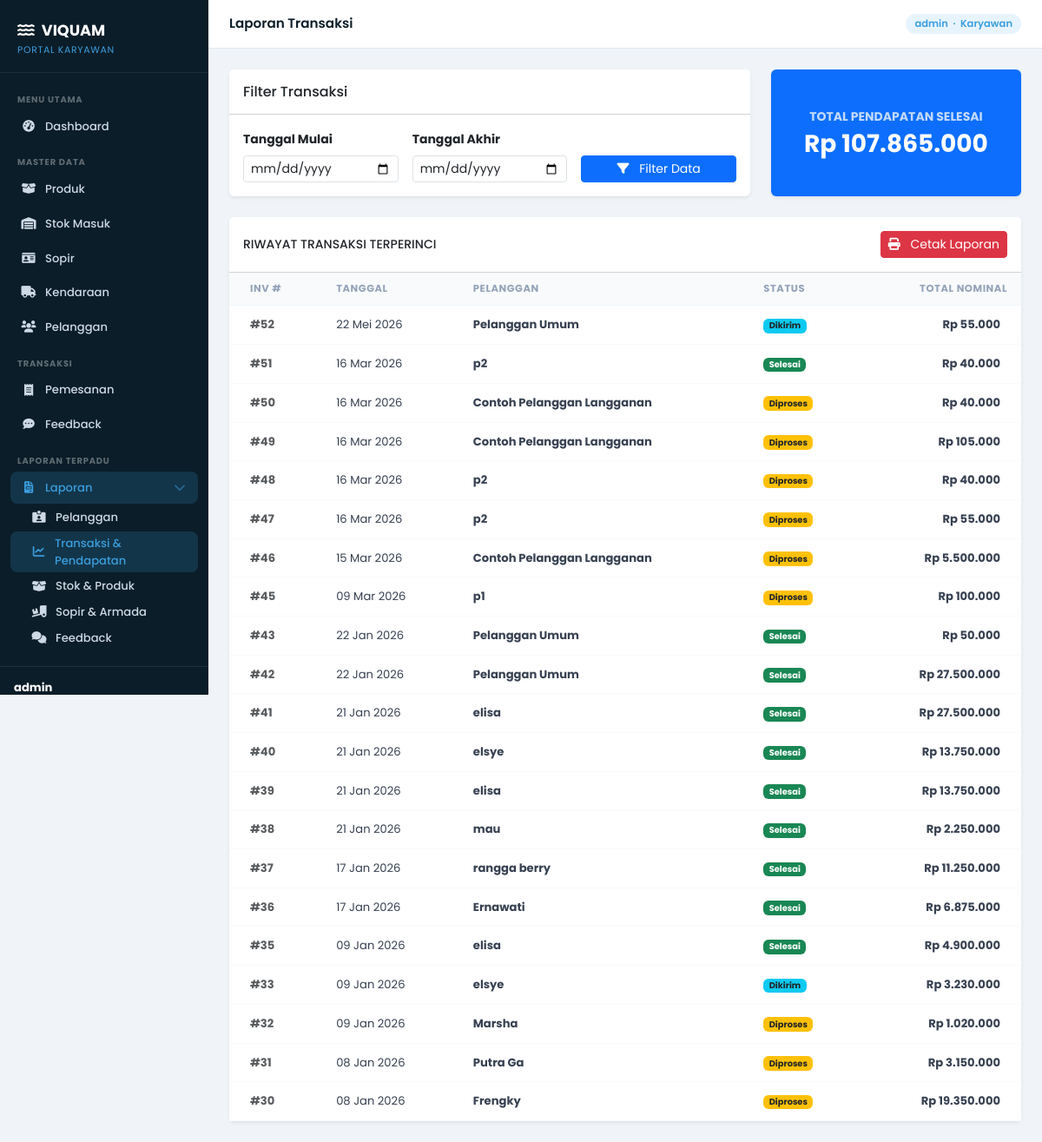
/laporan/pemesanan-pendapatan/ (signed in), run on the app's committed database.
### core/models.py (models this page shows, shortened)
class Pemesanan(models.Model):
    STATUS_CHOICES = [
        ('Diproses', 'Diproses'),
        ('Dikirim', 'Dikirim'),
        ('Selesai', 'Selesai'),
        ('Dibatalkan', 'Dibatalkan'),
    ]
    JENIS_PEMBAYARAN_CHOICES = [
        ('Transfer', 'Transfer'),
        ('COD', 'COD (Bayar di Tempat)'),
        ('Piutang', 'Piutang (Bayar Nanti)'),
    ]
    STATUS_PEMBAYARAN_CHOICES = [
        ('Belum Bayar', 'Belum Bayar'),
        ('DP', 'DP (Uang Muka)'),
        ('Lunas', 'Lunas'),
    ]
    idPemesanan = models.AutoField(primary_key=True, verbose_name='ID Pemesanan')
    idPelanggan = models.ForeignKey(Pelanggan, on_delete=models.SET_NULL, null=True, blank=True, verbose_name='Pelanggan')
    latitude = models.DecimalField(max_digits=10, decimal_places=7, null=True, blank=True, verbose_name='Latitude Pengiriman')
    longitude = models.DecimalField(max_digits=10, decimal_places=7, null=True, blank=True, verbose_name='Longitude Pengiriman')
    tanggalPemesanan = models.DateTimeField(default=timezone.now, verbose_name='Tanggal Pemesanan')
    alamatPengiriman = models.CharField(max_length=200, verbose_name='Alamat Pengiriman')
    total = models.DecimalField(max_digits=10, decimal_places=2, default=0.00, verbose_name='Total Harga')
    buktiBayar = models.ImageField(upload_to='bukti_pembayaran/', null=True, blank=True, verbose_name='Bukti Pembayaran')
    status = models.CharField(max_length=25, choices=STATUS_CHOICES, default='Diproses', verbose_name='Status Pemesanan')
    fotoPengiriman = models.ImageField(upload_to='bukti_pengiriman/', null=True, blank=True, verbose_name='Foto Pengiriman')
    idSopir = models.ForeignKey(Sopir, on_delete=models.SET_NULL, null=True, blank=True, verbose_name='Sopir Pengirim')
    updated_by = models.ForeignKey(User, on_delete=models.SET_NULL, null=True, blank=True, verbose_name='Diperbarui Oleh')
    last_updated = models.DateTimeField(auto_now=True, verbose_name='Waktu Pembaruan Terakhir')
    keterangan_admin = models.CharField(max_length=255, null=True, blank=True, verbose_name='Keterangan Aktivitas Admin')
    jenisPembayaran = models.CharField(max_length=25, choices=JENIS_PEMBAYARAN_CHOICES, default='Transfer', verbose_name='Jenis Pembayaran')
    statusPembayaran = models.CharField(max_length=25, choices=STATUS_PEMBAYARAN_CHOICES, default='Lunas', verbose_name='Status Pembayaran')
    nominalDibayar = models.DecimalField(max_digits=10, decimal_places=2, default=0.00, verbose_name='Nominal Dibayar')
    sisaTagihan = models.DecimalField(max_digits=10, decimal_places=2, default=0.00, verbose_name='Sisa Tagihan')
    jatuhTempo = models.DateField(null=True, blank=True, verbose_name='Jatuh Tempo')
    class Meta:
        verbose_name = 'Pemesanan'
        verbose_name_plural = 'Pemesanan'

class Pelanggan(models.Model):
    idPelanggan = models.AutoField(primary_key=True, verbose_name='ID Pelanggan')
    nama = models.CharField(max_length=50, verbose_name='Nama Pelanggan')
    noWa = models.CharField(max_length=20, verbose_name='Nomor WhatsApp')
    alamat = models.CharField(max_length=200, verbose_name='Detail Alamat (Blok/No Rumah)')
    latitude = models.DecimalField(max_digits=10, decimal_places=7, null=True, blank=True, verbose_name='Latitude')
    longitude = models.DecimalField(max_digits=10, decimal_places=7, null=True, blank=True, verbose_name='Longitude')
    username = models.CharField(max_length=20, unique=True, verbose_name='Username')
    password = models.CharField(max_length=150, verbose_name='Password (Hash)')
    isLangganan = models.BooleanField(default=False, verbose_name='Pelanggan Langganan')
    npwp = models.CharField(max_length=20, null=True, blank=True, verbose_name='NPWP')
    class Meta:
        verbose_name = 'Pelanggan'
        verbose_name_plural = 'Pelanggan'

### core/karyawan_views.py (the view)
# urls.py: path('laporan/pemesanan-pendapatan/', karyawan_views.laporan_pemesanan_pendapatan, name='laporan-pemesanan-pendapatan'),
def laporan_pemesanan_pendapatan(request):
    start_date, end_date, tgl_mulai, tgl_akhir = _parse_date_range(request)
    pesanan_qs = Pemesanan.objects.select_related('idPelanggan').all().order_by('-tanggalPemesanan')
    if start_date:
        pesanan_qs = pesanan_qs.filter(tanggalPemesanan__gte=start_date)
    if end_date:
        pesanan_qs = pesanan_qs.filter(tanggalPemesanan__lte=end_date)
    total_pendapatan = pesanan_qs.filter(status='Selesai').aggregate(
        total=Coalesce(Sum('total'), Value(0), output_field=DecimalField())
    )['total']
    return render(request, 'core/laporan_pemesanan_pendapatan.html', {
        'pesanan_list': pesanan_qs,
        'total_pendapatan': total_pendapatan,
        'tgl_mulai': tgl_mulai,
        'tgl_akhir': tgl_akhir,
        'active_menu': 'laporan_pemesanan'
    })

### core/templates/core/laporan_pemesanan_pendapatan.html (shortened to what this page needs)
{% extends "karyawan/base_karyawan.html" %}
{% load humanize %}
{% block page_title %}Laporan Transaksi{% endblock %}
{% block content %}
<div class="row g-4 mb-4">
    <div class="col-md-8">
        <div class="card shadow-sm border-0 h-100">
            <div class="card-header bg-white py-3">
                <h6 class="m-0 font-weight-bold text-dark">Filter Transaksi</h6>
            </div>
            <div class="card-body">
                <form method="get" class="row g-3 align-items-end">
                    <div class="col-md-4">
                        <label for="tgl_mulai" class="form-label small fw-bold">Tanggal Mulai</label>
                        <input type="date" name="tgl_mulai" id="tgl_mulai" class="form-control form-control-sm" value="{{ tgl_mulai }}">
                    </div>
                    <div class="col-md-4">
                        <label for="tgl_akhir" class="form-label small fw-bold">Tanggal Akhir</label>
                        <input type="date" name="tgl_akhir" id="tgl_akhir" class="form-control form-control-sm" value="{{ tgl_akhir }}">
                    </div>
                    <div class="col-md-4">
                        <button type="submit" class="btn btn-primary btn-sm w-100">
                            <i class="fas fa-filter me-2"></i> Filter Data
                        </button>
                    </div>
                </form>
            </div>
        </div>
    </div>
    <div class="col-md-4">
        <div class="card shadow-sm border-0 bg-primary text-white h-100">
            <div class="card-body d-flex flex-column justify-content-center text-center">
                <span class="small opacity-75 text-uppercase fw-bold mb-1">Total Pendapatan Selesai</span>
                <h3 class="fw-bold mb-0">Rp {{ total_pendapatan|floatformat:0|intcomma }}</h3>
            </div>
        </div>
    </div>
</div>
<div class="card shadow-sm border-0">
    <div class="card-header bg-white py-3 d-flex justify-content-between align-items-center">
        <h6 class="m-0 font-weight-bold text-dark text-uppercase small">Riwayat Transaksi Terperinci</h6>
        <button type="button" onclick="window.print()" class="btn btn-danger btn-sm">
            <i class="fas fa-print me-2"></i> Cetak Laporan
        </button>
    </div>
    <div class="card-body p-0">
        <div class="table-responsive">
            <table class="table table-hover align-middle mb-0" style="font-size: .82rem;">
                <thead class="bg-light">
                    <tr>
                        <th class="ps-4">Inv #</th>
                        <th>Tanggal</th>
                        <th>Pelanggan</th>
                        <th>Status</th>
                        <th class="text-end">Total Nominal</th>
                    </tr>
                </thead>
                <tbody>
                    {% for pemesanan in pesanan_list %}
                    <tr>
                        <td class="ps-4 fw-bold text-muted">#{{ pemesanan.idPemesanan }}</td>
                        <td>{{ pemesanan.tanggalPemesanan|date:"d M Y" }}</td>
                        <td>
                            <div class="fw-bold">{{ pemesanan.idPelanggan.nama|default:"Pelanggan Umum" }}</div>
                        </td>
                        <td>
                            {% if pemesanan.status == 'Selesai' %}
                                <span class="badge bg-success">Selesai</span>
                            {% elif pemesanan.status == 'Diproses' %}
                                <span class="badge bg-warning text-dark">Diproses</span>
                            {% elif pemesanan.status == 'Dikirim' %}
                                <span class="badge bg-info text-dark">Dikirim</span>
                            {% else %}
                                <span class="badge bg-secondary">{{ pemesanan.status }}</span>
                            {% endif %}
                        </td>
                        <td class="pe-4 text-end fw-bold">
                            Rp {{ pemesanan.total|floatformat:0|intcomma }}
                        </td>
                    </tr>
                    {% empty %}
                    <tr>
                        <td colspan="5" class="text-center py-4 text-muted">
                            Tidak ditemukan transaksi pada rentang waktu ini.
                        </td>
                    </tr>
                    {% endfor %}
                </tbody>
            </table>
        </div>
    </div>
</div>
{% endblock %}

### core/templates/karyawan/base_karyawan.html (shortened to what this page needs)
<!DOCTYPE html>
<html lang="id">
<head>
    <link href="https://cdn.jsdelivr.net/npm/bootstrap@5.3.0-alpha1/dist/css/bootstrap.min.css" rel="stylesheet">
    <link rel="stylesheet" href="https://cdnjs.cloudflare.com/ajax/libs/font-awesome/6.0.0/css/all.min.css">
</head>
<body>
<aside class="sidebar-desktop">
    {% include 'karyawan/_sidebar_content.html' %}
</aside>
<div class="main-wrapper">
    <header class="topbar">
        <span class="topbar-title">{% block page_title %}Dashboard{% endblock %}</span>
        <span class="topbar-badge d-none d-sm-inline">
            {{ request.user.get_full_name|default:request.user.username }}
            &nbsp;·&nbsp; Karyawan
        </span>
    </header>
    <div class="content-area">
        {% block content %}{% endblock %}
    </div>
</div>
</body>
</html>

### core/templates/karyawan/_sidebar_content.html (shortened to what this page needs)
<div class="sidebar-brand">
    <div class="brand-title"><i class="fas fa-water me-2"></i>VIQUAM</div>
    <div class="brand-sub">Portal Karyawan</div>
</div>
<nav class="sidebar-nav">
    <div class="nav-label">Menu Utama</div>
    <a href="{% url 'karyawan_dashboard' %}"
       class="sidebar-link {% if request.resolver_match.url_name == 'karyawan_dashboard' %}active{% endif %}">
        <i class="fas fa-tachometer-alt"></i> Dashboard
    </a>
    <div class="nav-label mt-2">Master Data</div>
    <a href="{% url 'karyawan_produk_list' %}"
       class="sidebar-link {% if 'karyawan_produk' in request.resolver_match.url_name %}active{% endif %}">
        <i class="fas fa-box-open"></i> Produk
    </a>
    <a href="{% url 'karyawan_stok_list' %}"
       class="sidebar-link {% if 'karyawan_stok' in request.resolver_match.url_name %}active{% endif %}">
        <i class="fas fa-warehouse"></i> Stok Masuk
    </a>
    <a href="{% url 'karyawan_sopir_list' %}"
       class="sidebar-link {% if 'karyawan_sopir' in request.resolver_match.url_name %}active{% endif %}">
        <i class="fas fa-id-card"></i> Sopir
    </a>
    <a href="{% url 'karyawan_kendaraan_list' %}"
       class="sidebar-link {% if 'karyawan_kendaraan' in request.resolver_match.url_name %}active{% endif %}">
        <i class="fas fa-truck"></i> Kendaraan
    </a>
    <a href="{% url 'karyawan_pelanggan_list' %}"
       class="sidebar-link {% if 'karyawan_pelanggan' in request.resolver_match.url_name %}active{% endif %}">
        <i class="fas fa-users"></i> Pelanggan
    </a>
    <div class="nav-label mt-2">Transaksi</div>
    <a href="{% url 'karyawan_pemesanan_list' %}"
       class="sidebar-link {% if 'karyawan_pemesanan' in request.resolver_match.url_name %}active{% endif %}">
        <i class="fas fa-receipt"></i> Pemesanan
    </a>
    <a href="{% url 'karyawan_feedback_list' %}"
       class="sidebar-link {% if 'karyawan_feedback' in request.resolver_match.url_name %}active{% endif %}">
        <i class="fas fa-comment-dots"></i> Feedback
    </a>
    <div class="nav-label mt-2">Laporan Terpadu</div>
    <a href="#menuLaporan"
       data-bs-toggle="collapse"
       class="sidebar-link {% if 'laporan' in request.resolver_match.url_name %}active{% endif %}"
       aria-expanded="{% if 'laporan' in request.resolver_match.url_name %}true{% else %}false{% endif %}"
       aria-controls="menuLaporan">
        <i class="fas fa-file-invoice"></i> Laporan <i class="fas fa-chevron-down ms-auto small opacity-50"></i>
    </a>
    <div class="collapse {% if 'laporan' in request.resolver_match.url_name %}show{% endif %}" id="menuLaporan">
        <a href="{% url 'laporan-pelanggan' %}" class="sidebar-link ps-4 py-1 {% if request.resolver_match.url_name == 'laporan-pelanggan' %}active{% endif %}">
            <i class="fas fa-id-card-alt small"></i> Pelanggan
        </a>
        <a href="{% url 'laporan-pemesanan-pendapatan' %}" class="sidebar-link ps-4 py-1 {% if request.resolver_match.url_name == 'laporan-pemesanan-pendapatan' %}active{% endif %}">
            <i class="fas fa-chart-line small"></i> Transaksi & Pendapatan
        </a>
        <a href="{% url 'laporan-produk' %}" class="sidebar-link ps-4 py-1 {% if request.resolver_match.url_name == 'laporan-produk' %}active{% endif %}">
            <i class="fas fa-box-open small"></i> Stok & Produk
        </a>
        <a href="{% url 'laporan-sopir-kendaraan' %}" class="sidebar-link ps-4 py-1 {% if request.resolver_match.url_name == 'laporan-sopir-kendaraan' %}active{% endif %}">
            <i class="fas fa-truck-ramp-box small"></i> Sopir & Armada
        </a>
        <a href="{% url 'laporan-feedback' %}" class="sidebar-link ps-4 py-1 {% if request.resolver_match.url_name == 'laporan-feedback' %}active{% endif %}">
            <i class="fas fa-comments small"></i> Feedback
        </a>
    </div>
</nav>
<div class="sidebar-footer">
    <div class="user-info">
        <strong>{{ request.user.get_full_name|default:request.user.username }}</strong>
    </div>
</div>

### data on the page
Pemesanan: idPemesanan "52", tanggalPemesanan "22 Mei 2026", idPelanggan.nama "Pelanggan Umum", status "Dikirim", total "55.000"
Pemesanan: idPemesanan "51", tanggalPemesanan "16 Mar 2026", idPelanggan.nama "p2", status "Selesai", total "40.000"
Pemesanan: idPemesanan "50", tanggalPemesanan "16 Mar 2026", idPelanggan.nama "Contoh Pelanggan Langganan", status "Diproses", total "40.000"
Pemesanan: idPemesanan "49", tanggalPemesanan "16 Mar 2026", idPelanggan.nama "Contoh Pelanggan Langganan", status "Diproses", total "105.000"
Pemesanan: idPemesanan "48", tanggalPemesanan "16 Mar 2026", idPelanggan.nama "p2", status "Diproses", total "40.000"
Pemesanan: idPemesanan "47", tanggalPemesanan "16 Mar 2026", idPelanggan.nama "p2", status "Diproses", total "55.000"
Pemesanan: idPemesanan "46", tanggalPemesanan "15 Mar 2026", idPelanggan.nama "Contoh Pelanggan Langganan", status "Diproses", total "5.500.000"
Pemesanan: idPemesanan "45", tanggalPemesanan "09 Mar 2026", idPelanggan.nama "p1", status "Diproses", total "100.000"
Pemesanan: idPemesanan "43", tanggalPemesanan "22 Jan 2026", idPelanggan.nama "Pelanggan Umum", status "Selesai", total "50.000"
Pemesanan: idPemesanan "42", tanggalPemesanan "22 Jan 2026", idPelanggan.nama "Pelanggan Umum", status "Selesai", total "27.500.000"
Pemesanan: idPemesanan "41", tanggalPemesanan "21 Jan 2026", idPelanggan.nama "elisa", status "Selesai", total "27.500.000"
Pemesanan: idPemesanan "40", tanggalPemesanan "21 Jan 2026", idPelanggan.nama "elsye", status "Selesai", total "13.750.000"
Pemesanan: idPemesanan "39", tanggalPemesanan "21 Jan 2026", idPelanggan.nama "elisa", status "Selesai", total "13.750.000"
Pemesanan: idPemesanan "38", tanggalPemesanan "21 Jan 2026", idPelanggan.nama "mau", status "Selesai", total "2.250.000"
Pemesanan: idPemesanan "37", tanggalPemesanan "17 Jan 2026", idPelanggan.nama "rangga berry", status "Selesai", total "11.250.000"
Pemesanan: idPemesanan "36", tanggalPemesanan "17 Jan 2026", idPelanggan.nama "Ernawati", status "Selesai", total "6.875.000"
Pemesanan: idPemesanan "35", tanggalPemesanan "09 Jan 2026", idPelanggan.nama "elisa", status "Selesai", total "4.900.000"
Pemesanan: idPemesanan "33", tanggalPemesanan "09 Jan 2026", idPelanggan.nama "elsye", status "Dikirim", total "3.230.000"
Pemesanan: idPemesanan "32", tanggalPemesanan "09 Jan 2026", idPelanggan.nama "Marsha", status "Diproses", total "1.020.000"
Pemesanan: idPemesanan "31", tanggalPemesanan "08 Jan 2026", idPelanggan.nama "Putra Ga", status "Diproses", total "3.150.000"
Pemesanan: idPemesanan "30", tanggalPemesanan "08 Jan 2026", idPelanggan.nama "Frengky", status "Diproses", total "19.350.000"

### other printed values
{{ request.user.get_full_name|default:request.user.username }} "admin"
{{ total_pendapatan|floatformat:0|intcomma }} "107.865.000"
